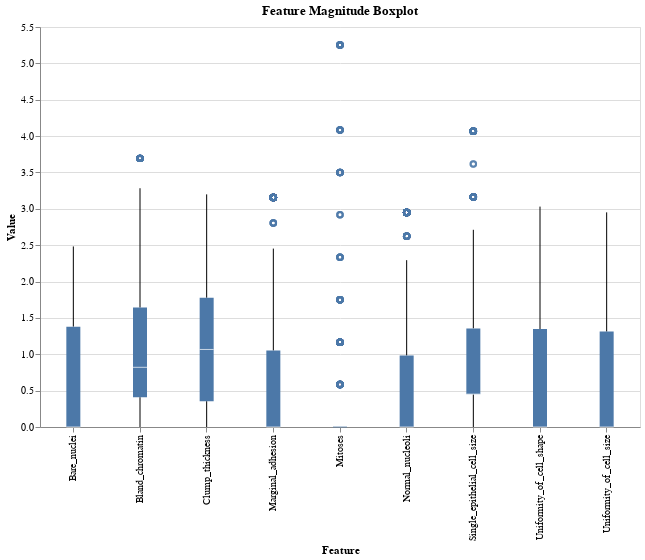

Notebook cell for this chart:
### Markdown cell above
Based on the above boxplot, various problems with feature magnitudes that can be encountered include:

- **Scale differences**: The absence of standardization or normalization may cause a machine learning algorithm to malfunction as some features can have values larger than others or smaller scale.
- **Outliers**: They could lead to extreme values skewing the results of an analysis or model training.
- **Variability**: Variation between features in terms of data spread might affect their significance in several statistical models or machine learning algorithms.

Feature scaling techniques like normalization, standardization, and outlier detection/removal methods may be applied to handle such cases before using the data for further analysis or model training.

### Code cell
from sklearn.preprocessing import StandardScaler
import altair as alt

def fix_feature_magnitude(df: pd.DataFrame) -> pd.DataFrame:
    X = df.drop(columns='Class')
    y = df['Class']
    
    # Standardize the features
    scaler = StandardScaler()
    X = scaler.fit_transform(X)
    df_standardscaled = pd.DataFrame(X, columns=df.columns[:-1])
    df_standardscaled['Class'] = y
    
    # Ensure all values are zero or positive
    df_standardscaled = df_standardscaled - df_standardscaled.min()
    
    return df_standardscaled
  
def visualize_outliers(df: pd.DataFrame):
    # Boxplot for visualizing feature magnitudes
    boxplot = alt.Chart(df).transform_fold(
        df.columns.tolist(),
        as_=['Feature', 'Value']
    ).mark_boxplot().encode(
        x='Feature:N',
        y='Value:Q'
    ).properties(
        width=600,
        height=400,
        title='Feature Magnitude Boxplot'
    )
    boxplot.show()

df_scaled = fix_feature_magnitude(df)
display(df_scaled.head())
visualize_outliers(df_scaled.drop(columns="Class"))

### Figure 1 — Vega-Lite specification as saved in the notebook (floating-point values rounded to 4 significant figures; data arrays with more than 128 entries replaced by an {"elided": "..."} marker saying what was removed)
{"config": {"view": {"continuousWidth": 300, "continuousHeight": 300}}, "data": {"name": "data-87666985fe3aa02546c429074d765699"}, "mark": {"type": "boxplot"}, "encoding": {"x": {"field": "Feature", "type": "nominal"}, "y": {"field": "Value", "type": "quantitative"}}, "height": 400, "title": "Feature Magnitude Boxplot", "transform": [{"fold": ["Clump_thickness", "Uniformity_of_cell_size", "Uniformity_of_cell_shape", "Marginal_adhesion", "Single_epithelial_cell_size", "Bare_nuclei", "Bland_chromatin", "Normal_nucleoli", "Mitoses"], "as": ["Feature", "Value"]}], "width": 600, "$schema": "https://vega.github.io/schema/vega-lite/v5.17.0.json", "datasets": {"data-87666985fe3aa02546c429074d765699": {"elided": "699 records"}}}
